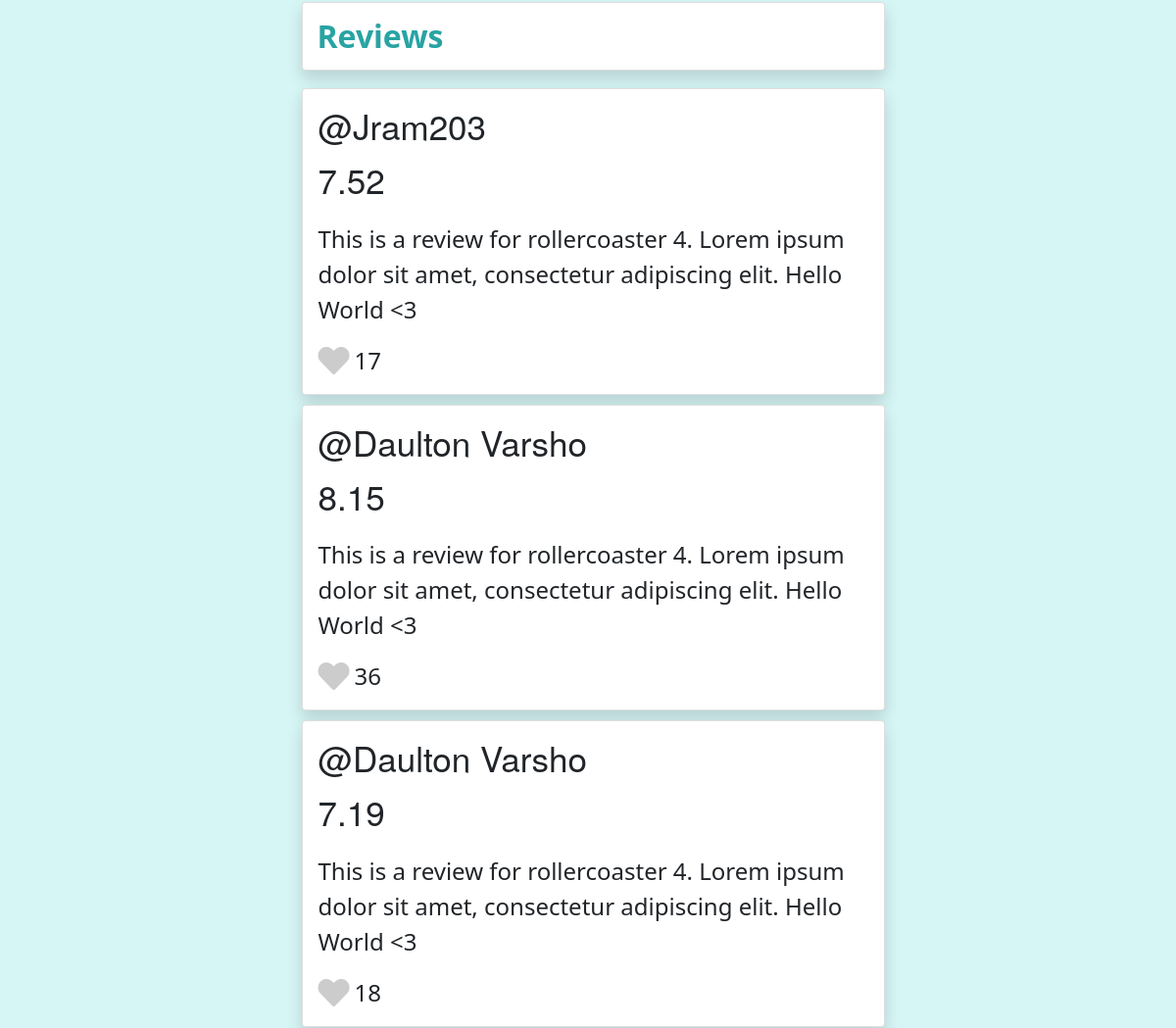
The page /rollercoaster/4 (middle part) on the database as committed earlier.
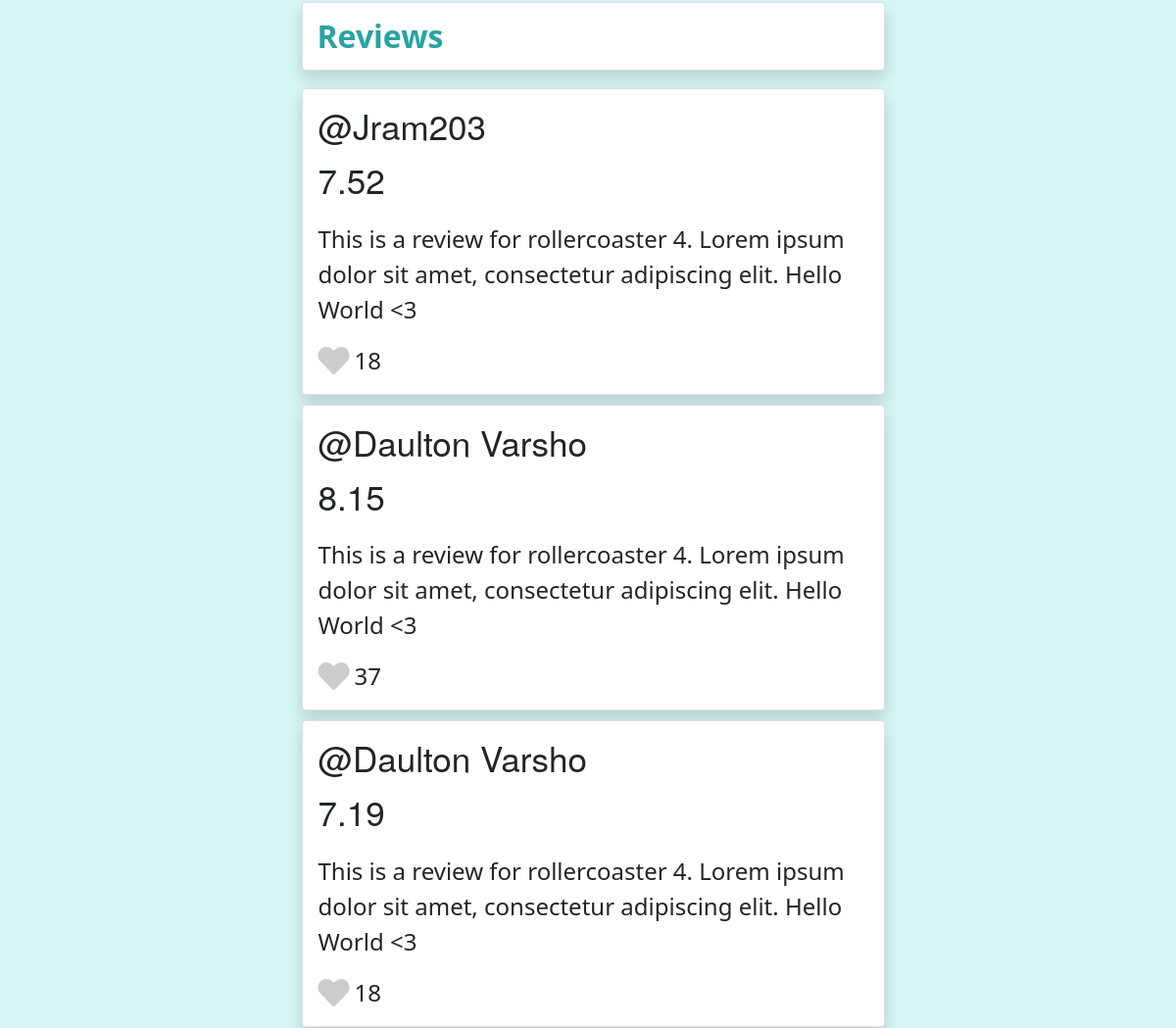
The same page on the database as committed later.
### app/models.py (models this page shows)
class Review(db.Model):
    id = db.Column(db.Integer, primary_key=True)
    user_id = db.Column(db.Integer, db.ForeignKey('user.id'), nullable=False)
    rollercoaster_id = db.Column(db.Integer, db.ForeignKey('rollercoaster.id'), nullable=False)
    rating = db.Column(db.Float)
    review_text = db.Column(db.String(400))
    likes = db.Column(db.Integer)
    created_at = db.Column(db.DateTime, default=datetime.utcnow)
    user = db.relationship('User', backref=db.backref('user_reviews', lazy=True))
    rollercoaster = db.relationship('Rollercoaster', backref=db.backref('coaster_reviews', lazy=True))
    liked_by_users = db.relationship('User', secondary='likes', back_populates='liked_reviews')

class User(UserMixin, db.Model):
    id = db.Column(db.Integer, primary_key=True)
    password = db.Column(db.String(100))
    name = db.Column(db.String(100))
    reviews = db.relationship('Review', lazy=True, back_populates='user')
    liked_reviews = db.relationship('Review', secondary='likes', back_populates='liked_by_users')

### app/main.py (the view)
@main.route('/rollercoaster/<rc_id>')
def rollercoaster_page(rc_id):
    rollercoaster = models.Rollercoaster.query.filter_by(id=rc_id).first()
    if rollercoaster:
        average_score = get_average_score(rollercoaster.id)
        reviews = rollercoaster.reviews
        return render_template('rollercoaster.html', rollercoaster=rollercoaster, average_score=average_score, reviews=reviews)
    else:
        return render_template('404.html')

### app/db_manager.py (called while the page is built)
def get_average_score(rollercoaster_id):
        average_score = (
            db.session.query(func.avg(models.Review.rating))
            .join(models.Review.rollercoaster)
            .filter(models.Review.rollercoaster_id == rollercoaster_id)
            .first()
        )[0]
        average_score = round(average_score,2)
        return average_score

### app/templates/rollercoaster.html (shortened to what this page needs)
{% extends "base.html" %}
{% block content %}
<div class="page_container_c">
  <div class="review_container">
    <h2 class="title card shadow bg-white rounded" style="font-weight:bold; color: #29A3A3; padding: 15px;">
      Reviews
    </h2>
    {% for review in reviews%}
    <div class="card card-hover shadow bg-white rounded" style="width: 100%;" onclick="open_profile({{review.user.id}})">
      <div class="card-body">
          <h5 style="font-size: 35px; font-family: Walfork, Walsheim, Helvetica Neue, Helvetica, Arial, sans-serif;"
              class="card-title">@{{ review.user.name}}</h5>
          {% if review.rating > 8.5%}
          <p style="font-weight: bold; color: #29A3A3; font-size: 35px; font-family: Walfork, Walsheim, Helvetica Neue, Helvetica, Arial, sans-serif;"
              class="card-text"> {{ review.rating }}</p>
          {% else %}
          <p style="font-size: 35px; font-family: Walfork, Walsheim, Helvetica Neue, Helvetica, Arial, sans-serif;"
              class="card-text"> {{ review.rating }}</p>
          {% endif %}
          <p style="font-size: 1.5rem;" class="card-text">{{ review.review_text}}</p>
          <div style="display: flex; align-items: center; gap:5px;">
            {% if current_user in review.liked_by_users %}
              <div style="font-size: 2rem;" id="{{review.id}}-icon" class="like-icon fa-lg liked" onclick="add_like(event, {{review.id}})"><i class="fas fa-heart"></i></div>
            {% else %}
              <div style="font-size: 2rem;" id="{{review.id}}-icon" class="like-icon fa-lg" onclick="add_like(event, {{review.id}})"><i class="fas fa-heart"></i></div>
            {% endif %}
            <span style="font-size: 1.5rem;" id="{{review.id}}-likes">{{review.likes}}</span>
          </div>
      </div>
  </div>
    {% endfor %}
  </div>
</div>
{% endblock %}

### app/templates/base.html (shortened to what this page needs)
<html lang="en">
<head>
    <link href="https://cdn.jsdelivr.net/npm/bootstrap@5.1.3/dist/css/bootstrap.min.css" rel="stylesheet"
>
    <link rel="stylesheet" href="/static/styles.css">
    <link rel="stylesheet" href="https://cdnjs.cloudflare.com/ajax/libs/font-awesome/5.15.3/css/all.min.css" />
</head>
<body>
    <div>
        {% block content %}{% endblock %}
    </div>
</body>
</html>

### app/static/styles.css (style rules this page uses)
.page_container_c { padding-top: 10px; display: flex; align-items: center; justify-content: center; flex-direction: column; margin-left: 10px; }
.review_container { display: flex; flex-direction: column; gap: 10px; padding-top: 5px; flex-grow: 1; width: 50%; }
body { background-color: #d6f5f5; }
.like-icon { color: #ccc; cursor: pointer; }

Rows that differ between the two databases and show on the page:
changed Review "Jram203": likes "17" → "18"
changed Review (number 2 of 3 on the later page): likes "36" → "37"
